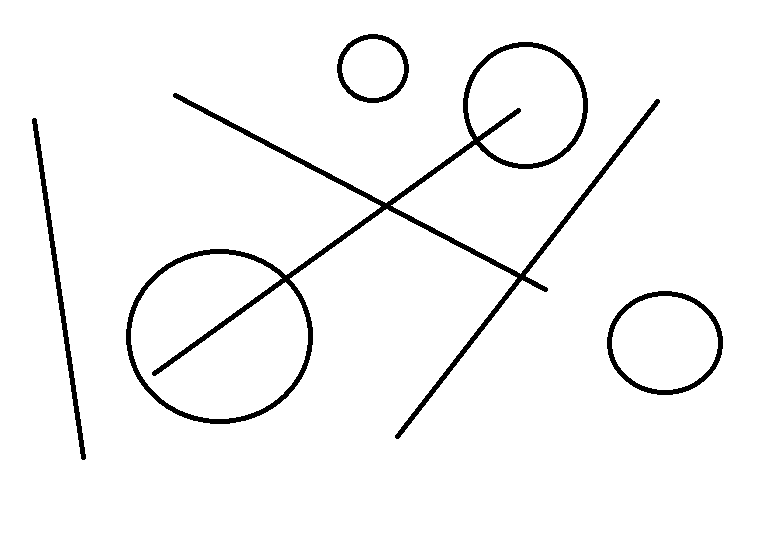
//> input picture Hough/Hough/1.jpg, 759 x 551 px
$ ./main   (built with g++ and OpenCV 4)
//> lines starting //> are read from the running program, lines starting //| are printed output that depends on the picture; after the words box and inside, x2 and y2 are one past the last pixel; in counts of white or black regions, pixels touching at a corner belong together
#include "opencv2/opencv.hpp"
#include <vector>

using namespace cv;
using namespace std;

void main()
{
	Mat srcImg = imread("1.jpg");
//> srcImg is the input picture: 551 rows x 759 cols, CV_8UC3; 96.3% white; 4 black regions, box (x1, y1, x2, y2) and area: (126, 42, 660, 439) 11066, (32, 118, 86, 460) 1718, (607, 291, 723, 395) 1647, (337, 34, 409, 103) 1029
	Mat CannyImg;
	Mat dstImg = srcImg.clone();
	cvtColor(srcImg, srcImg, CV_BGR2GRAY);//必须使用颜色空间转换，否则输出图像为灰度图
	// [19 lines of commented-out code are left out]

	vector<Vec3f> circles;
	GaussianBlur(srcImg, srcImg, Size(5, 5), 2, 2);
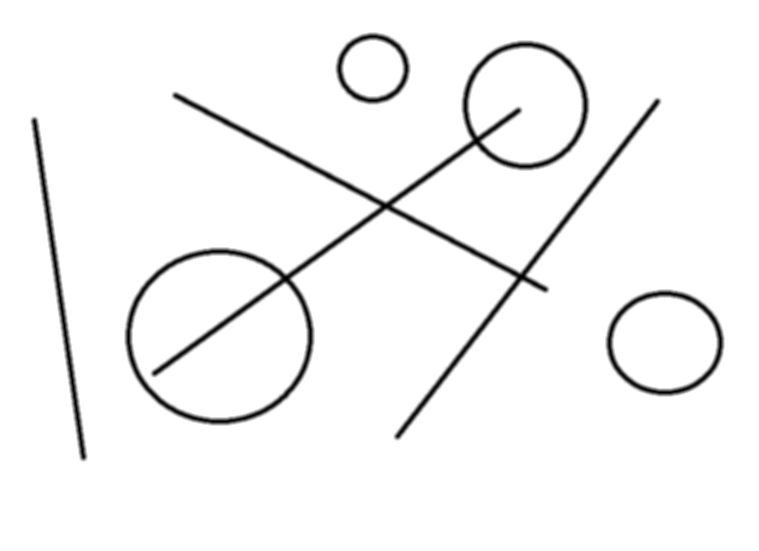
//> srcImg: 551 rows x 759 cols, CV_8UC1; min 0, max 255, mean 245.6
	HoughCircles(srcImg, circles, CV_HOUGH_GRADIENT, 1.5, 30, 200, 100, 10, 200);
//> circles = 4 circles (x, y, radius): [218.2, 335.2, 87.25], [525.8, 105.8, 57.4], [669.8, 342.8, 51.55], [372.8, 68.25, 29.35]
	for (size_t i = 0;i < circles.size();i++)
	{
		Point center(cvRound(circles[i][0]), cvRound(circles[i][1]));
		int radius = cvRound(circles[i][2]);
		//circle(dstImg, center, 3, Scalar(0, 255, 0), -1, 8, 0);
		circle(dstImg, center, radius, Scalar(0, 255, 0), -1, 8, 0);
	}
//> this loop made 4 passes
//> (center, radius) on passes 1 to 4: (Point(218, 335), 87), (Point(526, 106), 57), (Point(670, 343), 52), (Point(373, 68), 29)
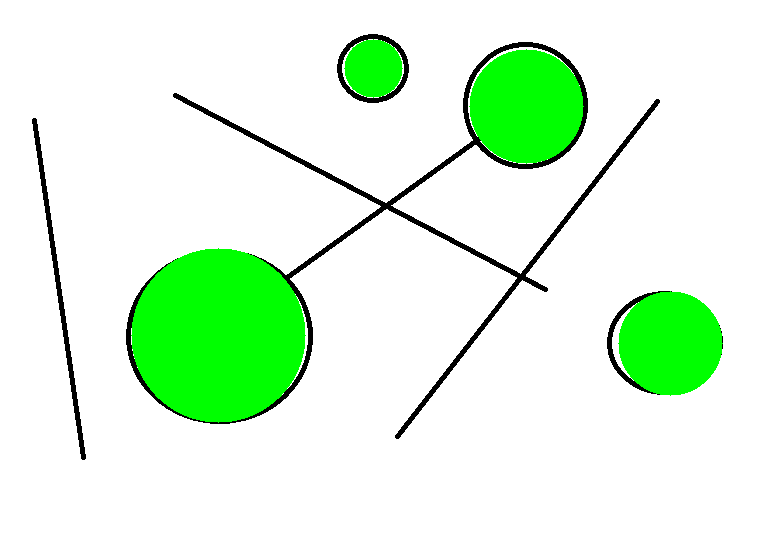
//> dstImg: 551 rows x 759 cols, CV_8UC3; 10.78% of pixels changed, all inside (x1, y1, x2, y2) = (131, 39, 723, 423)

	imshow("dst",dstImg);
	waitKey(0);

}
